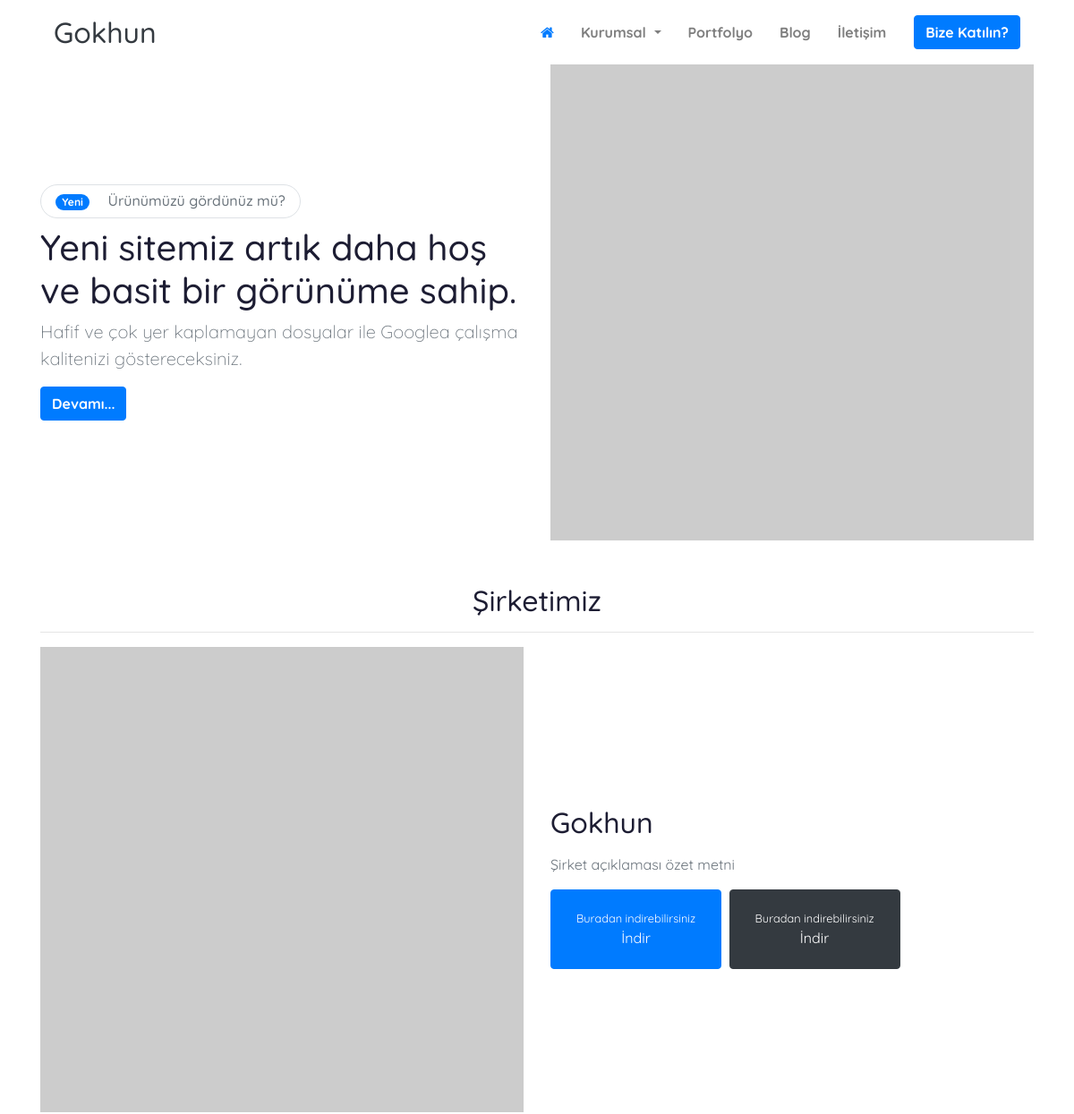
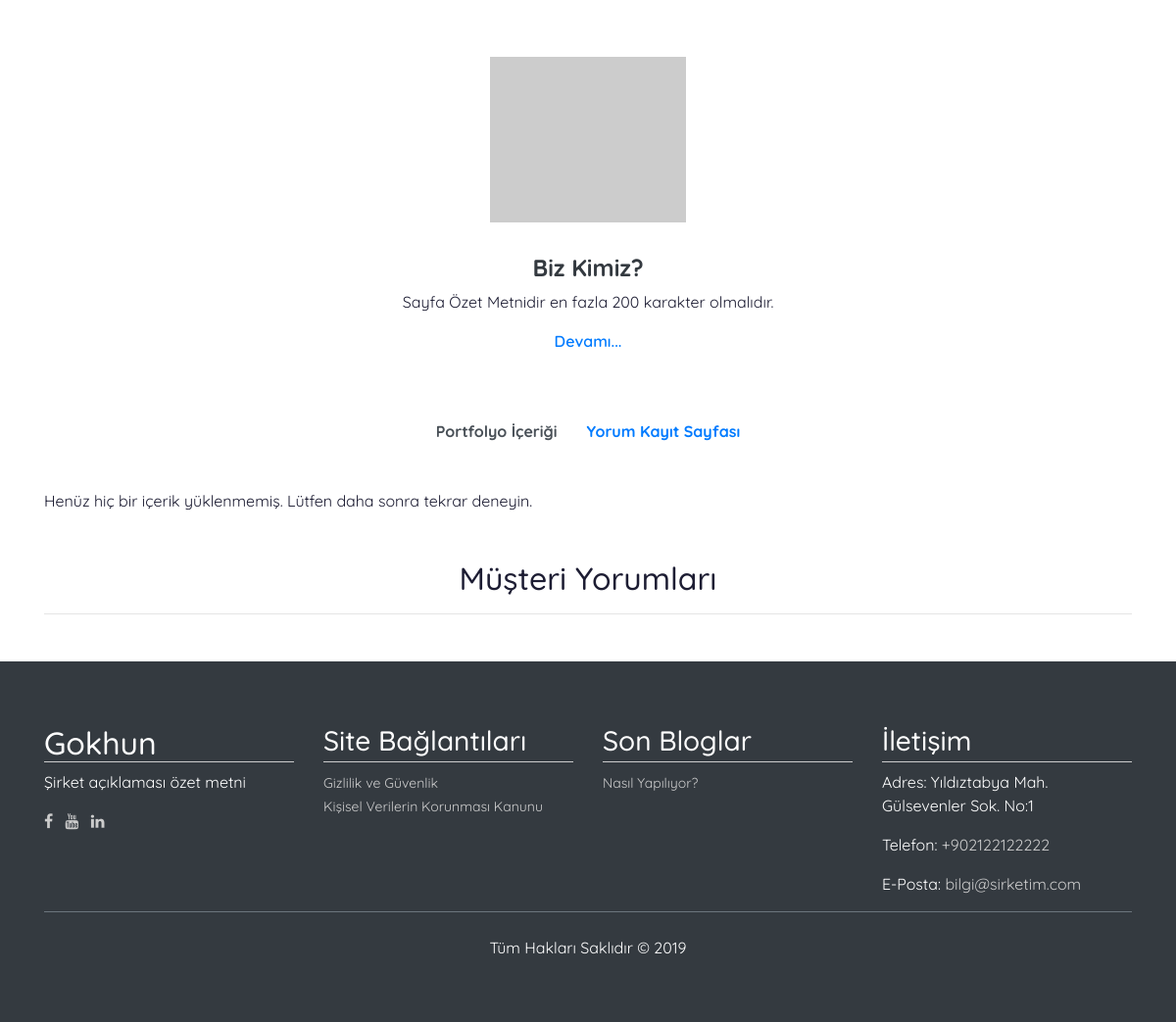
The page / on the database its author committed (2 pictures, top to bottom).
### tables this page shows
CREATE TABLE `_link` (
  `_id` int(11) NOT NULL,
  `_variable` varchar(255) DEFAULT NULL,
  `_required` varchar(255) NOT NULL DEFAULT 'not-required',
  `_status` varchar(255) DEFAULT 'not-live',
  `_status_date` datetime DEFAULT NULL,
  `_owner` varchar(255) DEFAULT NULL,
  `_category` int(11) NOT NULL DEFAULT -1,
  `_insert_date` datetime NOT NULL DEFAULT current_timestamp(),
  `_update_date` datetime DEFAULT NULL,
  `_link_tr` varchar(255) DEFAULT NULL,
  `_content_tr` longtext DEFAULT NULL,
  `_comment_tr` text DEFAULT NULL,
  `_count_tr` int(11) DEFAULT 0
);

### template/gokhun/module/home.php (the view, shortened to what the rows shown need)
<!doctype html>
<html lang="tr">
    <head>
		<?php
		include($data["config"]["path"]["module"]."/link.php");
		?>
    </head>
    <body>
		<?php
		include($data["config"]["path"]["module"]."/header.php");
		?>
		<?php
		$var0=$database->ofv("slider");
		?>
		<?php
		if ($var0!=-1)
		{
		?>
			<section class="mb-5">
				<div class="container">
					<div class="owl-carousel gokhun owl-theme">
						<?php
						foreach ($var0 as $key0=>$value0)
						{
						?>
							<div class="item row align-items-center">
								<div class="col-12 col-lg-7 col-xl-6 order-lg-2 mb-8 mb-lg-0">
									<?php
									if ($value0["image"]=="")
									{
									?>
										<img src="https://via.placeholder.com/540x532" alt="<?php print $value0["title"]; ?>" title="<?php print $value0["title"]; ?>">
									<?php
									}
									else
									{
									?>
										<?php
										$slide_image=$data["config"]["path"]["media"]."/".$value0["image"];
										?>
										<?php
										if (file_exists($slide_image))
										{
										?>
											<img src="<?php print $slide_image; ?>" alt="<?php print $value0["title"]; ?>" title="<?php print $value0["title"]; ?>">
										<?php
										}
										else
										{
										?>
											<img src="https://via.placeholder.com/540x532" alt="<?php print $value0["title"]; ?>" title="<?php print $value0["title"]; ?>">
										<?php
										}
										?>
									<?php
									}
									?>
								</div>
								<div class="col-12 col-lg-7 col-xl-6 order-lg-1">
									<h6 class="border rounded-pill px-3 py-2 text-muted d-inline-block">
										<span class="badge badge-pill badge-primary mr-3"><?php print $value0["new-tag"]; ?></span>
										<?php print $value0["new-content"]; ?>
									</h6>
									<h1><?php print $value0["title"]; ?></h1>
									<p class="lead text-muted"><?php print $value0["summary"]; ?></p>
									<a href="<?php print $value0["button-link"]; ?>" class="btn btn-primary font-weight-bold"><?php print $value0["button-tag"]; ?></a>
								</div>
							</div>
						<?php
						}
						?>
					</div>
				</div>
			</section>
		<?php
		}
		?>
		<section class="mb-5">
			<div class="container">
				<div class="text-center"><h2><?php print $data["word"]["our-corporate"]; ?></h2></div>
				<hr />
				<div class="row align-items-center justify-content-between">
					<div class="col-6">
						<img class="img-fluid" src="https://via.placeholder.com/1000x963" alt="Firma Başlığı" title="Firma Başlığı">
					</div>
					<div class="col-6">
						<h2 class="mt-3 mb-3 font-weight-ligher"><?php print $data["corporate"]["name"]; ?></h2>
						<p class="text-secondary"><?php print $data["corporate"]["summary"]; ?></p>
						<a href="<?php print $data["corporate"]["app-store"]; ?>" class="btn btn-primary text-white mr-1">
							<div class="d-inline-block m-3 text-white text-center">
								<small class="d-block text-white">
									<?php print $data["word"]["download-here"]; ?>
								</small>
								<?php print $data["word"]["download"]; ?>
							</div>
						</a>
						<a href="<?php print $data["corporate"]["google-play"]; ?>" class="btn btn-dark text-white mr-1">
							<div class="d-inline-block m-3 text-white text-center">
								<small class="d-block text-white">
									<?php print $data["word"]["download-here"]; ?>
								</small>
								<?php print $data["word"]["download"]; ?>
							</div>
						</a>
					</div>
				</div>
			</div>
		</section>
		<section class="mb-5">
			<div class="container text-center">
				<div class="owl-carousel gorevler owl-theme">
					<?php
					$var0=$database->afc(6);
					?>
					<?php
					if ($var0!=-1)
					{
					?>
						<?php
						foreach ($var0 as $key0=>$value0)
						{
						?>
							<div class="item">
								<div class="card border-0">
									<div class="card-header border-0 bg-white">
										<?php
										$image=$value0;
										include($data["config"]["path"]["module"]."/list-portfolio-image.php");
										?>
									</div>
									<div class="card-body">
										<a href="<?php print $value0["link"]; ?>"><h3 class="text-dark font-weight-bold h4"><?php print $value0["content"]["link-mask"]; ?></h3></a>
										<p><?php print $value0["content"]["body"]["text"]["summary"]; ?></p>
										<a href="<?php print $value0["link"]; ?>" class="btn-link-600"><?php print $data["word"]["read-more"]; ?></a>
									</div>
								</div>
							</div>
						<?php
						}
						?>
					<?php
					}
					?>
				</div>
			</div>
		</section>
		<section class="mb-5">
			<div class="container">
				<?php
				$var0=$database->afc(9);
				?>
				<?php
				if ($var0!=-1)
				{
				?>
					<nav>
						<div class="nav nav-tabs d-flex justify-content-center border-0" role="tablist">
							<?php
							foreach ($var0 as $key0=>$value0)
							{
							?>
								<a id="nav-tab-<?php print $key0; ?>" href="#tab-<?php print $key0; ?>" class="nav-item nav-link border-0 <?php if ($key0==0){ ?>active<?php } ?>" data-toggle="tab" aria-controls="tab-<?php print $key0; ?>" aria-selected="<?php if ($key0==0){ ?>true<?php }else{ ?>false<?php } ?>"><?php print $value0["content"]["link-mask"]; ?></a>
							<?php
							}
							?>
						</div>
					</nav>
					<div id="nav-tab-content" class="tab-content mt-5">
						<?php
                        foreach ($var0 as $key0=>$value0)
                        {
                        ?>
							<div id="tab-<?php print $key0; ?>" class="tab-pane <?php if ($key0==0){ ?>fade active show<?php } ?>" role="tabpanel" aria-labelledby="nav-tab-<?php print $key0; ?>">
								<?php
								$var1=$database->afc($value0["id"]);
								?>
								<?php
								if ($var1==-1)
								{
								?>
									<?php
									print $data["word"]["there-is-no-content-yet"];
									?>
								<?php
								}
								?>
							</div>
						<?php
						}
						?>
					</div>
				<?php
				}
				?>
			</div>
		</section>
		<section class="mb-5">
			<div class="container text-center">
				<h2><?php print $data["word"]["testimonials"]; ?></h2>
				<hr />
			</div>
		</section>
		<?php
		include($data["config"]["path"]["module"]."/footer.php");
		?>
    </body>
</html>

### control/page.php
<?php
if (count($data["page"]["content"]["structure"])>0)
{
?>
    <?php
    foreach ($data["page"]["content"]["structure"] as $key0=>$value0)
    {
    ?>
        <?php
        require($data["config"]["path"]["module"]."/".$value0.".php");
        ?>
    <?php
    }
    ?>
<?php
}
?>

### template/gokhun/module/list-portfolio-image.php
<?php
if (count($image["content"]["body"]["image"])>0)
{
?>
	<?php
	$imname=$data["config"]["path"]["media"]."/".$image["content"]["body"]["image"][0];
	?>
	<?php
 	if (file_exists($imname))
	{
	?>
		<img src="<?php print $imname; ?>" class="owl-card-3-image" alt="<?php print $image["content"]["body"]["text"]["title"]; ?>" title="<?php print $image["content"]["body"]["text"]["title"]; ?>">
	<?php
	}
	else
	{
	?>
		<img src="https://via.placeholder.com/200x169" class="owl-card-3-image" alt="<?php print $image["content"]["body"]["text"]["title"]; ?>" title="<?php print $image["content"]["body"]["text"]["title"]; ?>">
	<?php
	}
	?>
<?php
}
else
{
?>
	<img src="https://via.placeholder.com/200x169" class="owl-card-3-image" alt="<?php print $image["content"]["body"]["text"]["title"]; ?>" title="<?php print $image["content"]["body"]["text"]["title"]; ?>">
<?php
}
?>

### template/gokhun/module/footer.php
<footer class="bg-dark text-white p-3">
    <div class="container mb-5">
        <div class="row mt-5">
            <div class="col-3">
                <h6 class="h2"><?php print $data["corporate"]["name"]; ?></h6>
                <p><?php print $data["corporate"]["summary"]; ?></p>
				<?php
				if ($data["corporate"]["social-media"]!=-1)
				{
				?>
					<ul class="list-inline mb-0">
						<?php
						foreach ($data["corporate"]["social-media"] as $key0=>$value0)
						{
						?>
							<li class="list-inline-item"><a target="_blank" href="<?php print $value0["link"]; ?>" title="<?php print $value0["name"]; ?>"><i class="<?php print $value0["class"]; ?>"></i></a></li>
						<?php
						}
						?>
					</ul>
				<?php
				}
				?>
            </div>
            <div class="col-3">
                <h3><?php print $data["word"]["site-linkage"]; ?></h3>
				<?php
				if ($data["navigation"]["bottom-navigation"]!=-1)
				{
				?>
					<ul class="footer-link list-unstyled">
						<?php
						foreach ($data["navigation"]["bottom-navigation"] as $key0=>$value0)
						{
						?>
							<li><a href="<?php print $value0["link"]; ?>"><i class="<?php print $value0["class"]; ?>"></i> <?php print $value0["link-mask"]; ?></a></li>
						<?php
						}
						?>
					</ul>
				<?php
				}
				?>
            </div>
            <div class="col-3">
                <h3><?php print $data["word"]["latest-blog"]; ?></h3>
				<?php
				$var0=$database->afc(10, "desc", 4);
				?>
				<?php
				if ($var0!=-1)
				{
				?>
					<ul class="footer-link list-unstyled">
						<?php
						foreach ($var0 as $key0=>$value0)
						{
						?>
							<li><a href="<?php print $value0["link"]; ?>" title="<?php print $value0["content"]["link-mask"]; ?>"><?php print $value0["content"]["link-mask"]; ?></a></li>
						<?php
						}
						?>
					</ul>
				<?php
				}
				?>
            </div>
            <div class="col-3">
                <h3><?php print $data["word"]["contact"]; ?></h3>
                <p><?php print $data["word"]["address"]; ?>: <?php print $data["corporate"]["address"]; ?></p>
                <p><?php print $data["word"]["phone"]; ?>: <a href="tel:<?php print $data["corporate"]["phone"]; ?>" title="Şirket Telefonu"><?php print $data["corporate"]["phone"]; ?></a></p>
                <p><?php print $data["word"]["email"]; ?>: <a href="mailto:<?php print $data["corporate"]["email"]; ?>" title="Şirket E-Posta Adresi"><?php print $data["corporate"]["email"]; ?></a></p>
            </div>
        </div>
        <p class="border-top border-secondary pt-4 text-center"><?php print $data["corporate"]["copyright"]; ?></p>
    </div>
</footer>

### rows shown on the page
_link: link "Biz Kimiz?", summary "Sayfa Özet Metnidir en fazla 200 karakter olmalıdır.", read "Devamı..."
_link: link "Portfolyo İçeriği", there "Henüz hiç bir içerik yüklenmemiş. Lütfen daha sonra tekrar deneyin."
_link: link "Yorum Kayıt Sayfası"
_link: link "Nasıl Yapılıyor?"

### other values the page prints
$data["corporate"]["name"] "Gokhun"
$value0["link-mask"] "Kurumsal"
$value0["link-mask"] "Portfolyo"
$value0["link-mask"] "Blog"
$value0["link-mask"] "İletişim"
$value0["new-tag"] "Yeni"
$value0["new-content"] "Ürünümüzü gördünüz mü?"
$value0["title"] "Yeni sitemiz artık daha hoş ve basit bir görünüme sahip."
$value0["summary"] "Hafif ve çok yer kaplamayan dosyalar ile Googlea çalışma kalitenizi göstereceksiniz."
$value0["button-tag"] "Devamı..."
$data["word"]["our-corporate"] "Şirketimiz"
$data["corporate"]["summary"] "Şirket açıklaması özet metni"
$data["word"]["download-here"] "Buradan indirebilirsiniz"
$data["word"]["download"] "İndir"
$data["word"]["testimonials"] "Müşteri Yorumları"
